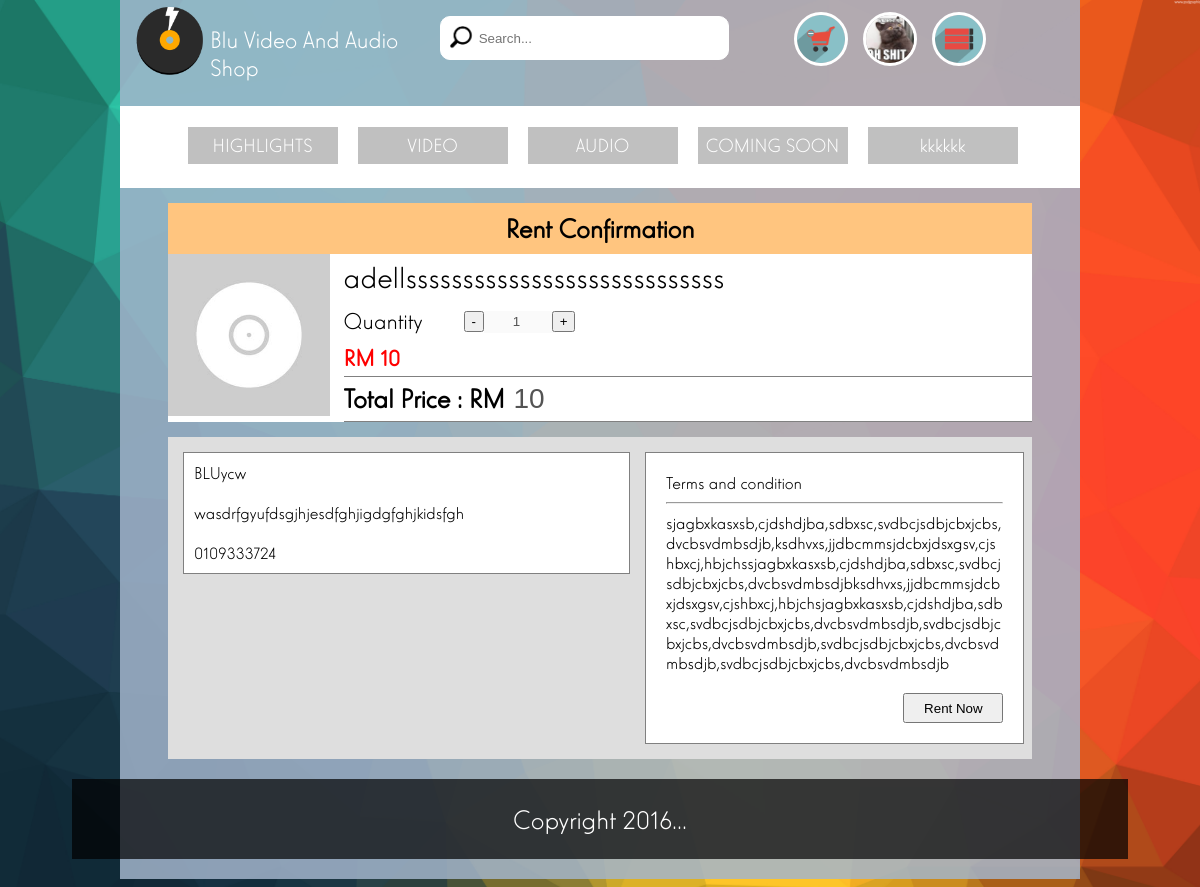
Page /user/rent_product.php?product_id=1 (signed in) on the committed database.
### tables this page shows
CREATE TABLE IF NOT EXISTS `user` (
  `User_ID` int(15) NOT NULL AUTO_INCREMENT,
  `User_Name` varchar(300) NOT NULL,
  `User_Password` varchar(300) NOT NULL,
  `User_Email` varchar(300) NOT NULL,
  `User_Profile_Pic` varchar(1000) NOT NULL DEFAULT '../images/default_pic.jpg',
  `User_Phone` varchar(30) NOT NULL,
  `User_Address` varchar(300) NOT NULL,
  `User_Dob` date NOT NULL,
  `User_Subscribe_Status` varchar(10) NOT NULL,
  `User_Rent_Limit` int(11) NOT NULL DEFAULT '0',
  `User_Privilege` varchar(15) NOT NULL,
  PRIMARY KEY (`User_ID`)
);

CREATE TABLE IF NOT EXISTS `product` (
  `Product_ID` int(15) NOT NULL AUTO_INCREMENT,
  `Product_Name` varchar(300) NOT NULL,
  `Product_Description` varchar(1000) NOT NULL,
  `Product_Pic` varchar(1000) NOT NULL DEFAULT '../images/default_album.jpg',
  `Product_Type` int(15) NOT NULL,
  `Product_Category` varchar(500) NOT NULL,
  `Product_Price` double NOT NULL,
  `Product_Rent_Price` double NOT NULL DEFAULT '10',
  `Product_Stock` int(11) NOT NULL,
  `Product_Status` varchar(15) NOT NULL,
  PRIMARY KEY (`Product_ID`)
);

### user/rent_product.php (the view, shortened to what this page needs)
<?php
	$product_id = $_REQUEST['product_id'];
  $product_sql = "select * from product where product_id = ".$product_id." ";
  $product_exe = mysql_query($product_sql);
  $product_row = mysql_num_rows($product_exe);
  $product_image = "";
  do {
    $product_image = $product_row['Product_Pic'];
    $product_name = $product_row['Product_Name'];
    $product_rent_price = $product_row['Product_Rent_Price'];
  }while($product_row = mysql_fetch_array($product_exe));
?>
<!DOCTYPE html>
<html>
<head>
	<link href="../css/main.css" rel="stylesheet" type="text/css" />
	<link href="../css/product.css" rel="stylesheet" type="text/css" />
	<link rel="stylesheet" href="../css/font/elegantlux/elegant_luxmager.css" type="text/css" charset="utf-8" />
</head>
<body>
	<div class="cont section group">
		<?php include("../utility/user_header.php");?>
		<?php include("../utility/navigation.php");?>
		<div class="purchase_div">
			<span id="" class="col span_5_of_5 rent_infotitle">
				Rent Confirmation
			</span>
			<div id="" class="col span_1_of_5">
				<img src="<?php echo $product_image;?>" class="purchase_product_picture">
			</div>
			<div id="" class="col span_4_of_5 purchase_product_title" style="">
				<?php echo $product_name;?>
			</div>
			<div id="" class="col span_4_of_5 purchase_quantity_function_div" style="">
				<div id="" class="product_content_quantity_function_title">Quantity</div>
				<form action="process_rent.php" method="POST">
				<div id="" class="product_content_quantity_function_operation">
					<input type="button" name="quantity_minus" value="-" onclick="minus_function()" class="minus_function_char">
					<input type="number" id="product_quantity_value" name="product_quantity_value" value="1" disabled="disabled" class="quantity_value_input"/>
					<input type="button" name="quantity_plus" value="+" onclick="plus_function()" class="plus_function_char">
				</div>
			</div>
			<div id="" class="col span_4_of_5 purchase_product_price" style="">
				RM <?php echo $product_rent_price;?>
			</div>
			<div id="" class="col span_4_of_5 purchase_product_price purchase_product_total_border">
				<span id="" class="currency_title">
					Total Price : RM
				</span>
				<input type="number" name="" id="total_price" class="purchase_product_amount" value="<?php echo 1*$product_rent_price;?>" disabled="disable"/>
			</div>
		</div>
		<div class="purchase_div user_info_div">
			<div id="" class="col span_2_of_4 purchase_user_info" style="margin-left:15px;">
				<?php echo $row["User_Name"]; ?><br/><br/>
				<?php echo $row["User_Address"]; ?><br/><br/>
				<?php echo $row["User_Phone"]; ?>
			</div>
			<div id="" class="col span_2_of_5 purchase_T_C" >
				Terms and condition<br>
				<hr>
				sjagbxkasxsb,cjdshdjba,sdbxsc,svdbcjsdbjcbxjcbs,dvcbsvdmbsdjb,ksdhvxs,jjdbcmmsjdcbxjdsxgsv,cjshbxcj,hbjchssjagbxkasxsb,cjdshdjba,sdbxsc,svdbcjsdbjcbxjcbs,dvcbsvdmbsdjbksdhvxs,jjdbcmmsjdcbxjdsxgsv,cjshbxcj,hbjchsjagbxkasxsb,cjdshdjba,sdbxsc,svdbcjsdbjcbxjcbs,dvcbsvdmbsdjb,svdbcjsdbjcbxjcbs,dvcbsvdmbsdjb,svdbcjsdbjcbxjcbs,dvcbsvdmbsdjb,svdbcjsdbjcbxjcbs,dvcbsvdmbsdjb
				<br>
				<br>
				<input type="submit" value="Rent Now" id="" class="buy_now_btn" name="rent_product"/>
			</div>
		</div>
		<?php include("../utility/footer.php");?>
	</div>
</body>
</html>

### utility/user_header.php (shortened to what this page needs)
<?php
	$user_id = $_SESSION['user_id'];
	$result = mysql_query("SELECT * FROM user WHERE User_ID = '$user_id'");
	$row = mysql_fetch_assoc($result);
?>
<div id="" class="logo_div section group">
	<div id="" class="col span_1_of_3">
		<a href="../user/index.php" id="" class="logo_link" id="">
			<img src="../images/logo.ico" alt="Blu Video and Audio Shop" id="" class="logo_images"/>
			<p id="" class="shop_name">Blu Video And Audio Shop</p>
		</a>
	</div>
	<div id="" class="search_div col span_1_of_3">
		<form action="search_result.php">
			<p><input type="text" name="search" id="" class="search_bar" placeholder="Search..." onkeydown="if(event.keyCode == 13) { this.form.submit(); console.log('search on submit'); return false; }"/></p>
		</form>
	</div>
	<div id="" class="col span_1_of_3 btn_group after_login">
		<a href="../user/add_to_cart.php" id="" class="user_btn cart_btn"/>
			<img src="../images/cartblack.png" title="add to cart" id="" class=""/>
		<a href="../user/user_profile.php" id="" class="user_btn profile_btn"/>
			<img src="<?php echo $row["User_Profile_Pic"]; ?>" title="profile" id="" class=""/>
	<div id="menu_function" class="user_btn menu_btn"/>
		<img src="../images/menu.png" title="menu" id="" class=""/>
	</div>
</div>

### css/main.css (style rules this page uses)
body { background-image: url("../images/colorful-triangles-background.jpg"); background-repeat:no-repeat; -webkit-background-size: cover; -moz-background-size: cover; -o-background-size: cover; background-size: cover; margin:0 auto; font-family:elegant_luxmager; }
.logo_div { min-height:80px; background-color:rgba(41, 41, 41, 0.2); padding-bottom:10px; }
.logo_images { width:80px; margin-left:10px; float:left; }
.logo_link { background-color:; float:left; width:100%; display: table-cell; vertical-align:middle; text-decoration:none; }
.shop_name { font-size:25px; display:; background-color:; width:100%; color:white; }
.search_div { text-align:center; }
.search_bar { width:80%; height:40px; text-align:left; padding-left:38px; border-radius:10px; border-style:solid; border-width:1px; border-color:white; outline:0; background-image: url("../images/search.png"); background-repeat:no-repeat; -webkit-background-size: 70px 70px; -moz-background-size: 70px 70px; -o-background-size: 70px 70px; background-size: 70px 70px; background-position:-15px -15px; }
.user_btn { width:45px; height:20px; margin:7px 10px 0px 10px; padding:5px 0 5px 0; display:inline-block; text-decoration:none; text-align:center; font-size:18px; color:white; }
.user_btn img { width:100%; height:100%; object-fit: cover; object-position: center; }
.cart_btn img { width:48px; height:48px; float:right; border-radius:100%; border-style:solid; }
.profile_btn img { width:48px; height:48px; float:right; border-radius:100%; border-style:solid; }
.menu_btn img { width:48px; height:48px; float:right; border-radius:100%; border-style:solid; }
.after_login { text-align:center; background-color:; height:80px; }
.cont { background-color:rgba(202, 225, 255, 0.8); width:80%; min-height:70%; margin-left: auto; margin-right: auto; margin-bottom:30px !important; z-index:1; }
.section { clear: both; padding: 0px; margin: 0px auto; }
.col { display: block; float:left; margin: 0 ; }
.col:first-child { margin-left: 0; }
.group:before, .group:after { content:""; display:table; }
.group:after { clear:both; }
.group { zoom:1; }
.span_1_of_3 { width: 32.26%; }
.span_2_of_4 { width: 49.2%; }
.span_5_of_5 { width: 100%; }
.span_4_of_5 { width: 79.68%; }
.span_2_of_5 { width: 39.04%; }
.span_1_of_5 { width: 18.72%; }

### css/product.css (style rules this page uses)
.product_content_quantity_function_title { float:left; width:120px; padding-top: 3px; }
.product_content_quantity_function_operation { float: left; }
.quantity_value_input { width:60px; display:inline-block; border:none; height:20px; padding-left:10px; text-align: center; }
.plus_function_char { margin-left: -10px; }
.minus_function_char { margin-right: -6px; }
.purchase_div { width:90%; background-color: white; margin: 15px auto 0 auto; floa:left; overflow:hidden; }
.rent_infotitle { font-size: 28px; text-align: center; background-color:rgba(255, 140, 0, 0.5); font-weight: bold; color:black; padding-top: 10px; padding-bottom: 10px; }
.purchase_product_picture { width:100%; }
.purchase_quantity_function_div { font-size: 24px; padding: 5px 0; float: right; }
.purchase_product_title { float:right; font-size: 32px; padding: 5px 0; }
.purchase_product_price { font-size: 24px; color: red; font-weight: bold; float:right; padding: 5px 0; }
.purchase_product_amount { background-color: transparent; border: none; font-size: 28px; width:auto; }
.currency_title { color:black; font-size: 28px; }
.purchase_user_info { padding:10px; word-wrap: break-word; font-size: 18px; background-color: white; border:grey 1px solid; margin-top: 15px; margin-bottom: 15px; }
.user_info_div { background-color: #DEDEDE; }
.purchase_T_C { padding:20px; font-size: 18px; word-wrap: break-word; background-color: white; border:grey 1px solid; float:left; margin-top:15px; margin-left: 15px; margin-bottom: 15px; }
.purchase_product_total_border { border-top:grey 1px solid; border-bottom:grey 1px solid; padding: 5px 0; }
.buy_now_btn { width:100px; height: 30px; float: right; }

### rows in the picture
user: User_Profile_Pic (picture), User_Name "BLUycw", User_Address "wasdrfgyufdsgjhjesdfghjigdgfghjkidsfgh", User_Phone "0109333724"
product: Product_Pic (placeholder picture), Product_Name "adellssssssssssssssssssssssssssss", Product_Rent_Price "10"
